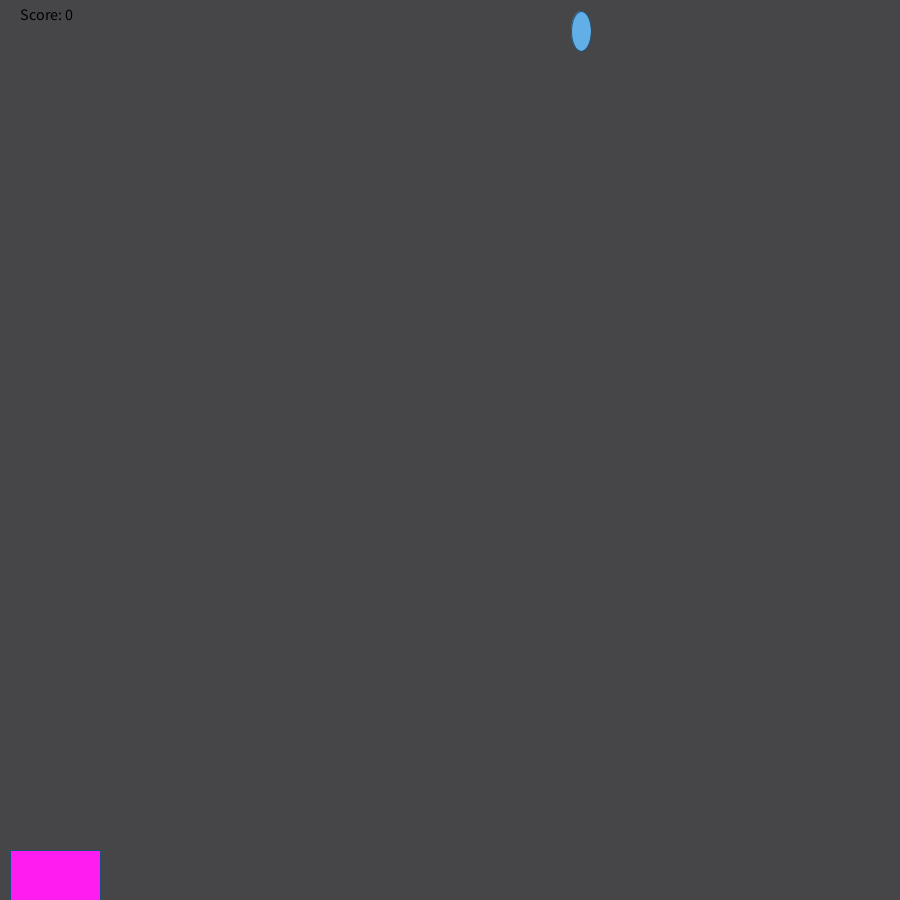
Frame 1 (no input)
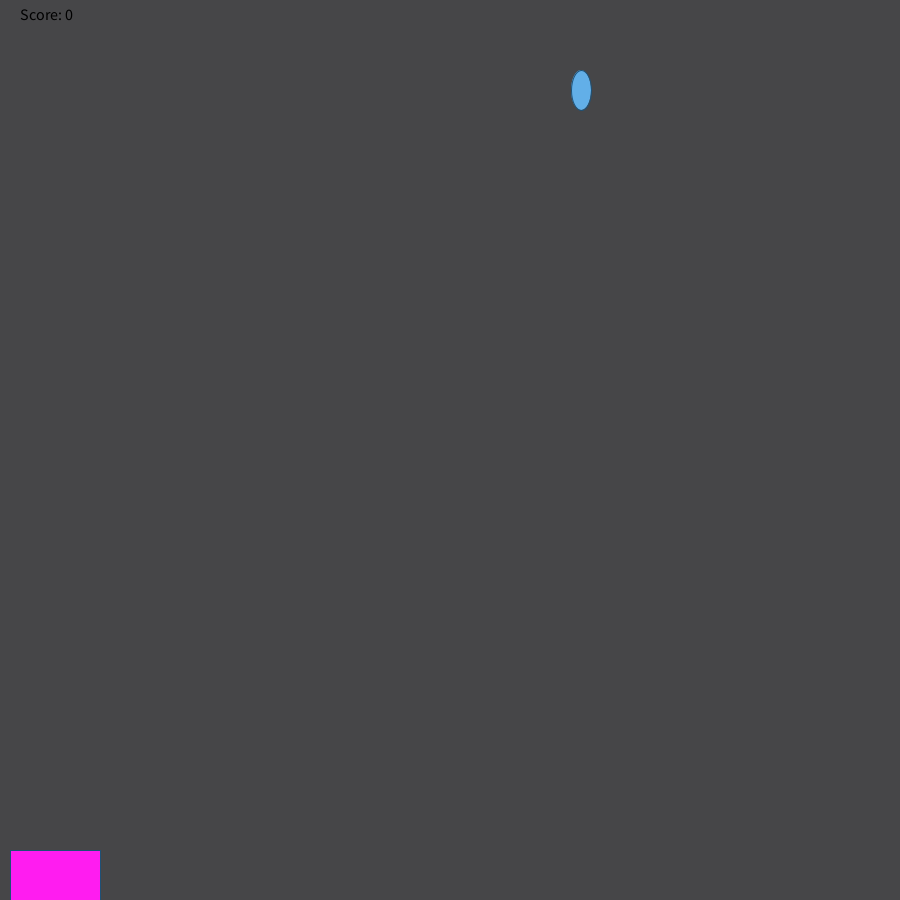
Frame 60 (the mouse pressed at the canvas centre just before this capture)
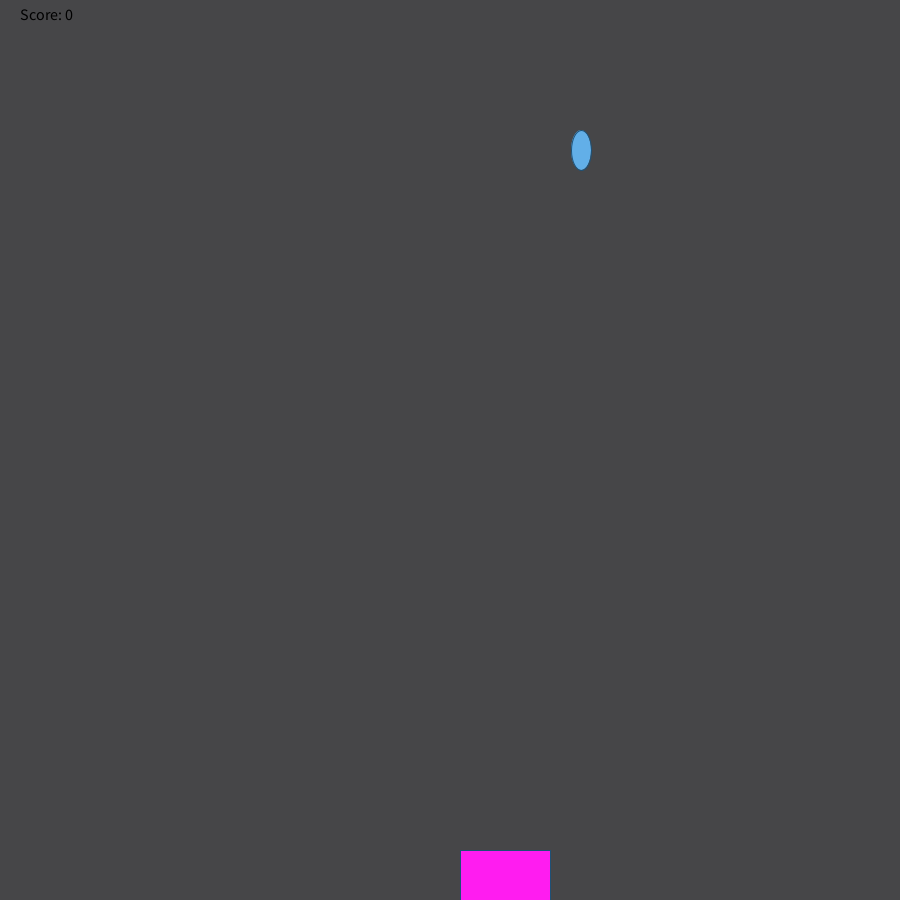
Frame 120 (the mouse held since frame 60 and released just before this capture)

The Processing sketch that drew these frames (run headless with seeded random() and noise(); from frame 60 on, the mouse is pressed at the canvas centre):

// Processing sketch: rain_drop_game
// ── rain_drop_game.pde
int yposition=30;
int randomNumber = (int)random(900);
int score=0;
void draw() {
  background(70, 70, 72);


  yposition++;
  fill(98, 175, 232);
  stroke(30, 81, 118);
  ellipse(randomNumber, yposition, 20, 40);
   if(yposition>900){
     yposition=0;
     randomNumber=(int)random(900);
    ellipse(randomNumber,yposition,20,40);
  }
  fill(255, 28, 240);
  rect(mouseX+10, 850, 90, 70);
checkCatch(randomNumber);
 fill(0, 0, 0);
  textSize(16);
  text("Score: " + score, 20, 20);
} 
void setup() {
  size(900, 900);
}
void checkCatch(int x) {
  if (x > mouseX && x < mouseX+100)
    score++;
  else if (score > 0) 
    score--;
  println("Your score is now: " + score);
}
